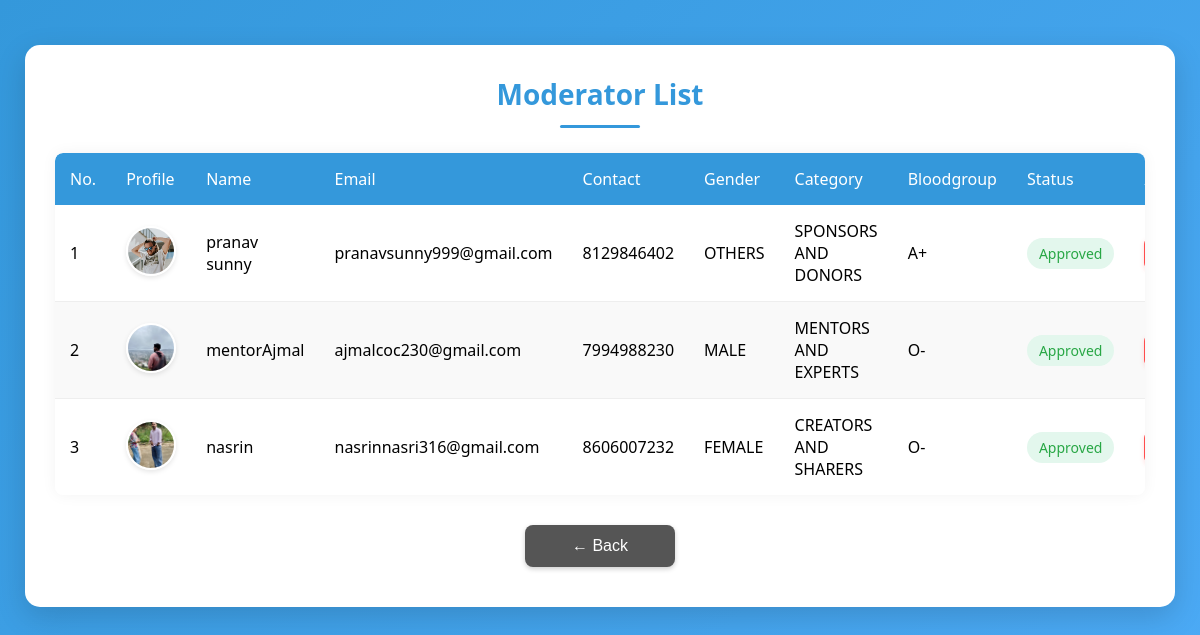
/adminhome/moderatorlist/, run on the app's committed database.
### com/models.py (models this page shows)
class Mod(models.Model):
    name=models.CharField(max_length=30)
    email=models.EmailField(max_length=50,unique=True)
    passw=models.CharField(max_length=50)
    contact=models.CharField(max_length=10)
    image = models.ImageField(upload_to='images/', null=True, blank=True)
    bloodgroupchoice=(
        ('A+','A+'),
        ('A-','A-'),
        ('B+','B+'),
        ('B-','B-'),
        ('AB+','AB+'),
        ('AB-','AB-'),
        ('O+','O+'),
        ('O-','O-'),
    )
    bloodgroup=models.CharField(max_length=5,choices=bloodgroupchoice,null=True,blank=True)
    genderchoice=(
        ('male','MALE'),
        ('female','FEMALE'),
        ('others','OTHERS')
    )
    gender=models.CharField(max_length=10,choices=genderchoice,null=True,blank=True)
    categorychoice=(
        ('mentors and experts','MENTORS AND EXPERTS'),
        ('sponsors or donors','SPONSORS AND DONORS'),
        ('creators and sharers','CREATORS AND SHARERS'),
    )
    category=models.CharField(max_length=30,choices=categorychoice,null=False,blank=False)
    approval_status=models.BooleanField(default=False)
    is_selected = models.BooleanField(default=False)
    is_rejected = models.BooleanField(default=False)

### com/views.py (the view)
# urls.py: path('adminhome/moderatorlist/', views.moderatorlist, name='moderatorlist'),
def moderatorlist(request):
    mods=models.Mod.objects.all()
    return render(request,'moderatorlist.html',{'mod':mods})

### com/templates/moderatorlist.html (shortened to what this page needs)
<!DOCTYPE html>
<html lang="en">
<head>
</head>
<body>
<div class="container">
    <h2>Moderator List</h2>
    {% if mod %}
    <div class="table-container">
        <table>
            <thead>
                <tr>
                    <th>No.</th>
                    <th>Profile</th>
                    <th>Name</th>
                    <th>Email</th>
                    <th>Contact</th>
                    <th>Gender</th>
                    <th>Category</th>
                    <th>Bloodgroup</th>
                    <th>Status</th>
                    <th>Action</th>
                </tr>
            </thead>
            <tbody>
                {% for moderator in mod %}
                <tr>
                    <td>{{ forloop.counter }}</td>
                    <td>
                        {% if moderator.image %}
                            <img src="{{ moderator.image.url }}" alt="Profile Image" class="profile-image">
                        {% else %}
                            <img src="https://via.placeholder.com/50" alt="No Image" class="profile-image">
                        {% endif %}
                    </td>
                    <td>{{ moderator.name }}</td>
                    <td>{{ moderator.email }}</td>
                    <td>{{ moderator.contact }}</td>
                    <td>{{ moderator.get_gender_display }}</td>
                    <td>{{ moderator.get_category_display }}</td>
                    <td>{{ moderator.bloodgroup }}</td>
                    <td>
                        {% if moderator.approval_status %}
                            <span class="status status-approved">Approved</span>
                        {% else %}
                            <span class="status status-pending">Pending</span>
                        {% endif %}
                    </td>
                    <td>
                    </td>
                </tr>
                {% endfor %}
            </tbody>
        </table>
    </div>
    {% else %}
        <div class="no-mods">No moderators found.</div>
    {% endif %}
    <button onclick="window.location.href='/adminhome/'" class="back-btn">← Back</button>
</div>
</body>
</html>

### com/templates/moderatorlist.html (style rules this page uses)
* { margin: 0; padding: 0; box-sizing: border-box; }
body { font-family: 'Segoe UI', Tahoma, Geneva, Verdana, sans-serif; background: linear-gradient(135deg, #3498db 0%, #4dabf7 100%); margin: 0; padding: 25px; min-height: 100vh; }
.container { max-width: 1200px; margin: 20px auto; background: white; padding: 30px; border-radius: 15px; box-shadow: 0 10px 30px rgba(0, 0, 0, 0.15); animation: fadeIn 0.6s ease-out forwards; }
h2 { text-align: center; color: #3498db; margin-bottom: 25px; font-weight: 600; font-size: 28px; position: relative; padding-bottom: 15px; }
h2::after { content: ""; position: absolute; bottom: 0; left: 50%; transform: translateX(-50%); width: 80px; height: 3px; background: #3498db; border-radius: 3px; }
.table-container { overflow-x: auto; margin-top: 20px; border-radius: 8px; box-shadow: 0 0 15px rgba(0, 0, 0, 0.05); }
table { width: 100%; border-collapse: separate; border-spacing: 0; background-color: white; overflow: hidden; }
th, td { padding: 15px; text-align: left; border-bottom: 1px solid #eee; }
th { background-color: #3498db; color: white; font-weight: 500; position: sticky; top: 0; z-index: 10; border: none; }
th:first-child { border-top-left-radius: 8px; }
th:last-child { border-top-right-radius: 8px; }
tbody tr { transition: background-color 0.3s; }
tbody tr:last-child td { border-bottom: none; }
tr:nth-child(even) { background-color: #f9f9f9; }
.profile-image { width: 50px; height: 50px; border-radius: 50%; object-fit: cover; box-shadow: 0 2px 5px rgba(0, 0, 0, 0.1); border: 2px solid white; transition: transform 0.3s; }
.status { display: inline-block; padding: 6px 12px; border-radius: 20px; font-size: 14px; font-weight: 500; }
.status-approved { background-color: #e3f7ed; color: #28a745; }
.back-btn { display: block; width: 150px; margin: 30px auto 10px; padding: 12px; background-color: #555; color: white; text-align: center; text-decoration: none; border-radius: 8px; font-size: 16px; cursor: pointer; border: none; transition: all 0.3s; box-shadow: 0 2px 5px rgba(0, 0, 0, 0.2); }

### data on the page
Mod: image (picture), name "pranav sunny", email "pranavsunny999@gmail.com", contact "8129846402", gender "OTHERS", category "SPONSORS AND DONORS", bloodgroup "A+", approval_status "Approved"
Mod: image (picture), name "mentorAjmal", email "ajmalcoc230@gmail.com", contact "7994988230", gender "MALE", category "MENTORS AND EXPERTS", bloodgroup "O-", approval_status "Approved"
Mod: image (picture), name "nasrin", email "nasrinnasri316@gmail.com", contact "8606007232", gender "FEMALE", category "CREATORS AND SHARERS", bloodgroup "O-", approval_status "Approved"
